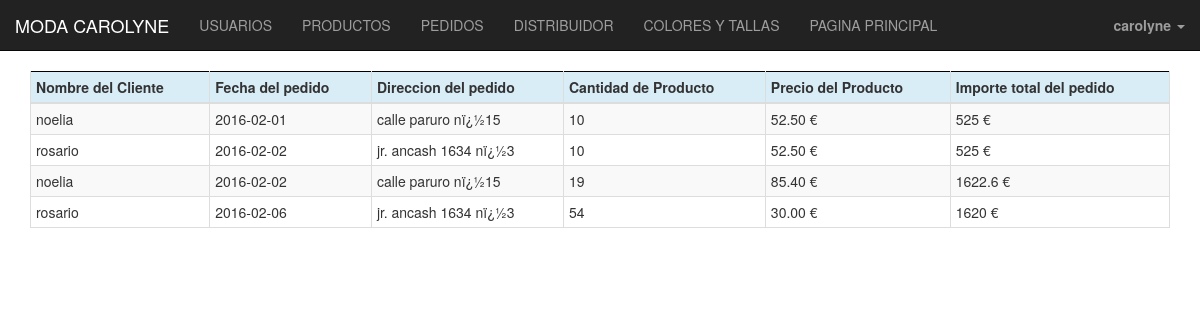
Screenshot of /administrador/pedidos.php (signed in) with the database file from the repository.
### tables this page shows
CREATE TABLE IF NOT EXISTS `usuarios` (
  `codusuario` int(6) NOT NULL AUTO_INCREMENT,
  `Nombre` varchar(20) NOT NULL,
  `apellido` varchar(30) NOT NULL,
  `dni` varchar(9) NOT NULL,
  `localidad` varchar(45) NOT NULL,
  `provincia` varchar(30) NOT NULL,
  `pais` varchar(30) NOT NULL,
  `administrador` int(2) NOT NULL,
  `direccion` varchar(30) NOT NULL,
  `passwd` varchar(100) NOT NULL,
  `telefono` int(9) NOT NULL,
  PRIMARY KEY (`codusuario`)
);

CREATE TABLE IF NOT EXISTS `pedidos` (
  `codpedido` int(6) NOT NULL AUTO_INCREMENT,
  `codusuario` int(6) NOT NULL,
  `fechaemision` date NOT NULL,
  PRIMARY KEY (`codpedido`),
  KEY `fk_pedidos_1_idx` (`codusuario`)
);

CREATE TABLE IF NOT EXISTS `incluyen` (
  `codproducto` int(6) NOT NULL,
  `codpedido` int(6) NOT NULL,
  `cantidad` int(9) NOT NULL,
  PRIMARY KEY (`codproducto`,`codpedido`),
  KEY `fk_incluyen_1_idx` (`codpedido`)
);

CREATE TABLE IF NOT EXISTS `producto` (
  `codproducto` int(6) NOT NULL AUTO_INCREMENT,
  `coddistribuidor` int(6) NOT NULL,
  `nombre` varchar(50) NOT NULL,
  `descripcion` varchar(3000) NOT NULL,
  `stock` int(6) NOT NULL,
  `foto` varchar(200) NOT NULL,
  `categoria` varchar(30) NOT NULL,
  `precio` double(4,2) NOT NULL,
  `sexo` varchar(10) NOT NULL,
  PRIMARY KEY (`codproducto`),
  KEY `fk_producto_1_idx` (`coddistribuidor`)
);

### administrador/pedidos.php (the view, shortened to what this page needs)
<!DOCTYPE html>
<html>
  <head>
      <link rel="stylesheet" href="http://maxcdn.bootstrapcdn.com/bootstrap/3.3.5/css/bootstrap.min.css">
      <link rel="stylesheet" href="">
</head>
  <body>
    <?php
        include "../plantilla/cabeceradmin.php"
    ?>
  <body>
    <?php
      $connection = new mysqli("localhost", "root", "carolyne", "tienda");
      $connection->set_charset("utf8");
      if ($result = $connection->query("SELECT * from usuarios u join  pedidos p  on
u.codusuario=p.codusuario join incluyen i on p.codpedido=i.codpedido join producto pro on i.codproducto=pro.codproducto;")) {
      ?>
<div class="container">
          <table style="border:1px solid black" class="table table-striped table-bordered table-hover table-condensed">
          <thead>
            <tr class="info" >
              <th>Nombre del Cliente</th>
              <th>Fecha del pedido</th>
              <th>Direccion del pedido</th>
              <th>Cantidad de Producto</th>
              <th>Precio del Producto</th>
              <th>Importe total del pedido</th>
          </thead>
      <?php
          while($obj = $result->fetch_object()) {
              echo "<tr>";
              echo "<td>".$obj->Nombre."</td>";
              echo "<td>".$obj->fechaemision."</td>";
                echo "<td>".$obj->direccion."</td>";
                  echo "<td>".$obj->cantidad."</td>";
                    echo "<td>".$obj->precio.'&nbsp€'."</td>";
                    echo "<td>".$obj->cantidad*$obj->precio.'&nbsp€'."</td>";
              echo "</tr>";
          }
      }
    ?>
    </div>
  </body>
  </html>
  </body>
</html>

### rows the page displays
usuarios: Nombre "noelia", pedidos.fechaemision "2016-02-01", direccion "calle paruro nï¿½15", incluyen.cantidad "10", producto.precio "52.50", incluyen.cantidad "525", pedidos.fechaemision "2016-02-02", incluyen.cantidad "19", producto.precio "85.40", incluyen.cantidad "1622.6"
usuarios: Nombre "rosario", pedidos.fechaemision "2016-02-02", direccion "jr. ancash 1634 nï¿½3", incluyen.cantidad "10", producto.precio "52.50", incluyen.cantidad "525", pedidos.fechaemision "2016-02-06", incluyen.cantidad "54", producto.precio "30.00", incluyen.cantidad "1620"

### other values shown
$_SESSION['nombre'] "carolyne"
